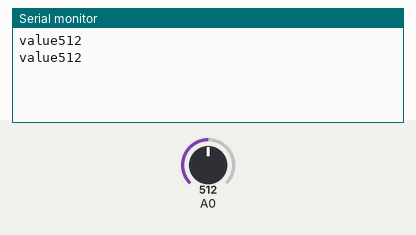
The sketch below on a simulated Arduino Uno, built with avr-gcc and run on an emulated ATmega328P. Parts: the last lines printed to the serial monitor. The test bench sets the inputs (shaded band); at power-on: A0 = 512.

Above: at 1.8 s.
1.9 s: A0 set to 716
At 2.8 s:
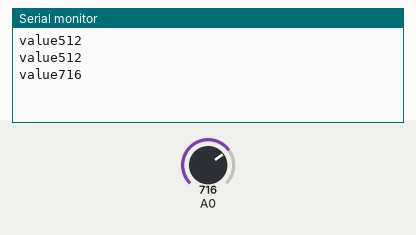
3.4 s: A0 set to 900
At 4.6 s:
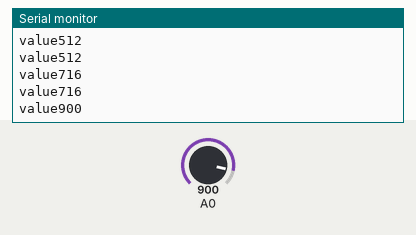
Timing chart, 0 to 6.4 s (numbered marks = the images above; inputs shaded):
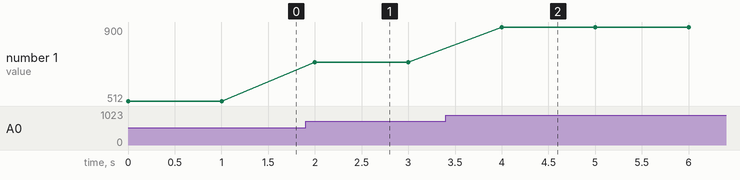

The sketch:

sketch_dec13b.ino
```cpp
void setup() {
  // put your setup code here, to run once:
Serial.begin (115200);
pinMode ( A0,INPUT);
}

void loop() {
  // put your main code here, to run repeatedly:
int sensorvalue = analogRead (A0);
Serial.print ("value");
Serial.println (sensorvalue);
delay (1000);
}
```

Measured:
- after the input at 1.9 s, the serial monitor: prints a new line after 0.10 s (image 1)
- after the input at 3.4 s, the serial monitor: prints a new line after 0.60 s (image 2)
- plotted number 1: 512 → 716 after the input at 1.9 s, 716 → 900 after the input at 3.4 s
